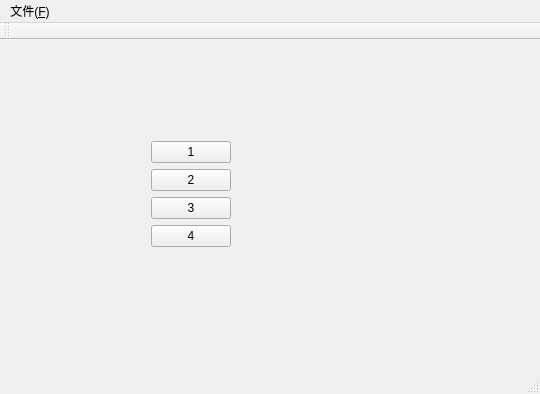
<?xml version="1.0" encoding="UTF-8"?>
<ui version="4.0">
 <class>MainWindow</class>
 <widget class="QMainWindow" name="MainWindow">
  <property name="geometry">
   <rect>
    <x>0</x>
    <y>0</y>
    <width>540</width>
    <height>394</height>
   </rect>
  </property>
  <property name="windowTitle">
   <string>MainWindow</string>
  </property>
  <widget class="QWidget" name="centralWidget">
   <widget class="QWidget" name="">
    <property name="geometry">
     <rect>
      <x>140</x>
      <y>90</y>
      <width>281</width>
      <height>181</height>
     </rect>
    </property>
    <layout class="QFormLayout" name="formLayout_2">
     <item row="0" column="0">
      <widget class="QPushButton" name="first">
       <property name="text">
        <string>1</string>
       </property>
      </widget>
     </item>
     <item row="1" column="0">
      <widget class="QPushButton" name="second">
       <property name="text">
        <string>2</string>
       </property>
      </widget>
     </item>
     <item row="2" column="0">
      <widget class="QPushButton" name="third">
       <property name="text">
        <string>3</string>
       </property>
      </widget>
     </item>
     <item row="3" column="0">
      <widget class="QPushButton" name="four">
       <property name="text">
        <string>4</string>
       </property>
      </widget>
     </item>
    </layout>
   </widget>
  </widget>
  <widget class="QMenuBar" name="menuBar">
   <property name="geometry">
    <rect>
     <x>0</x>
     <y>0</y>
     <width>540</width>
     <height>26</height>
    </rect>
   </property>
   <widget class="QMenu" name="menu_F">
    <property name="title">
     <string>文件(&amp;F)</string>
    </property>
    <addaction name="action_N"/>
   </widget>
   <addaction name="menu_F"/>
  </widget>
  <widget class="QToolBar" name="mainToolBar">
   <attribute name="toolBarArea">
    <enum>TopToolBarArea</enum>
   </attribute>
   <attribute name="toolBarBreak">
    <bool>false</bool>
   </attribute>
  </widget>
  <widget class="QStatusBar" name="statusBar"/>
  <action name="action_N">
   <property name="text">
    <string>新建(&amp;N)</string>
   </property>
   <property name="shortcut">
    <string>Ctrl+N</string>
   </property>
  </action>
 </widget>
 <layoutdefault spacing="6" margin="11"/>
 <resources/>
 <connections/>
</ui>
